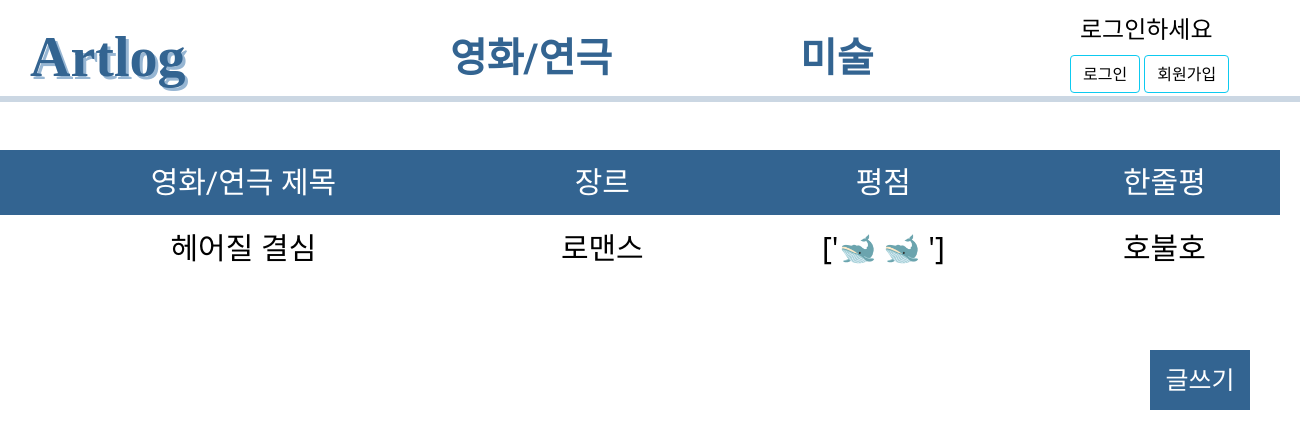
Page /movie/ on the earlier database version.
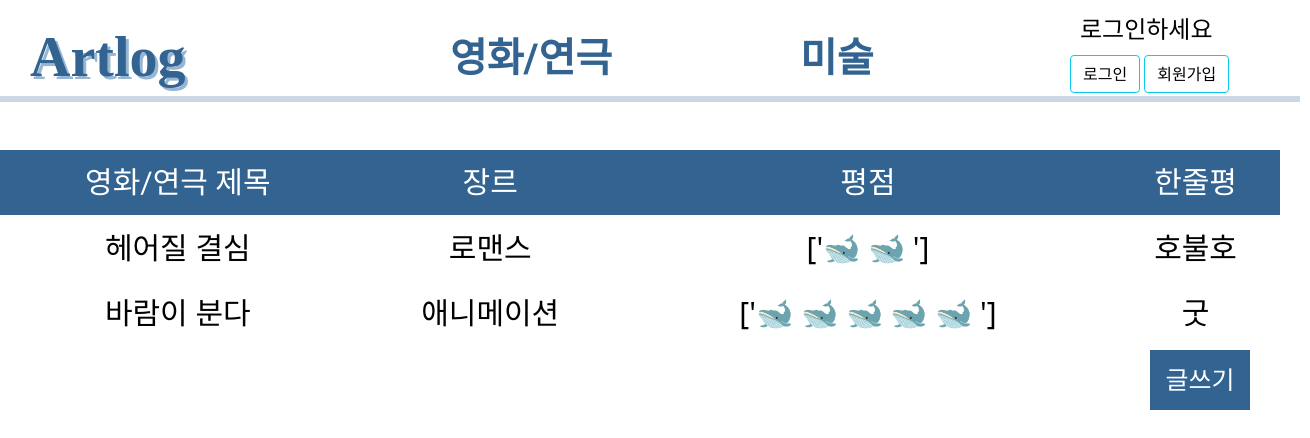
Same page on the later database version.
### main/models.py (models this page shows, shortened)
class Blog(models.Model):
    id = models.AutoField(primary_key=True)
    title = models.CharField(max_length=200)
    writer = models.ForeignKey(User,on_delete=models.CASCADE)
    genre = models.CharField(max_length=200,null=True)
    summary = models.CharField(max_length=200,null=True)
    pub_date = models.DateTimeField()
    body = models.TextField()
    image = models.ImageField(upload_to = "blog/", blank=True, null=True)
    test_list = models.TextField(blank=False,null=True)

### main/views.py (the view)
# urls.py: path('movie/', views.movie, name="movie"),
def movie(request) :
    blogs = Blog.objects.all()
    return render(request, 'main/movie.html',{'blogs':blogs})

### main/templates/main/movie.html (shortened to what this page needs)
{% extends 'base.html' %}
{% block content %}
<div class="main">
  <table class="movie">
    <thead>
      <tr>
        <th class="title">영화/연극 제목</th>
        <th class="genre">장르</th>
        <th class="score">평점</th>
        <th class="summary">한줄평</th>
      </tr>
    </thead>
    <tbody>
      {% for blog in blogs %}
      <tr>
        <td class="제목"><a href="{% url 'detail' blog.id %}"
            style="text-decoration: none;color:black;">{{blog.title}}</a></td>
        <td class="장르">{{blog.genre}}</td>
        <td class="평점">{{blog.test_list}}</td>
        <td class="한줄평">{{blog.summary}}</td>
      </tr>
      {%endfor%}
    </tbody>
  </table>
  <div class="button">
    <button style="background-color:#336491; border: #336491; color:white;
                  width: 100px;height: 60px;font-size:25px; position:absolute; top:200px; left:1150px;"><a href="{% url 'new' %}"
        style="text-decoration: none;color:white;">글쓰기</a></button>
  </div>
    {% endblock %}

Differences in the rows shown:
added Blog: title "바람이 분다", genre "애니메이션", test_list "['🐋 🐋 🐋 🐋 🐋 ']", summary "굿"
